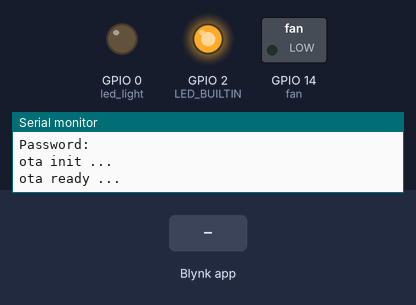
A sketch run on a simulated ESP8266 (NodeMCU). Shown: switched loads named in the sketch (green lamp = pin HIGH), output pins drawn as LEDs (lit = HIGH, except the on-board LED, lit = LOW), the last lines printed to the serial monitor. The test bench sets the inputs (shaded band). WiFi joins after 1.5 s; servers stay silent unless stated.

Above: at 3.0 s.
3.1 s: Blynk app writes 1 to V0
At 3.6 s:
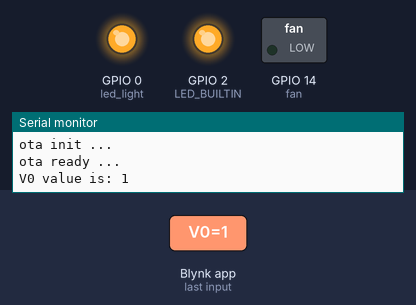
4.6 s: Blynk app writes 1 to V1
At 5.8 s:
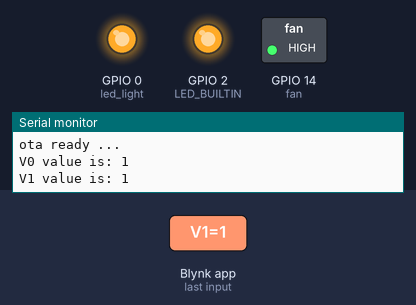
6.1 s: Blynk app writes 0 to V0
At 7.1 s:
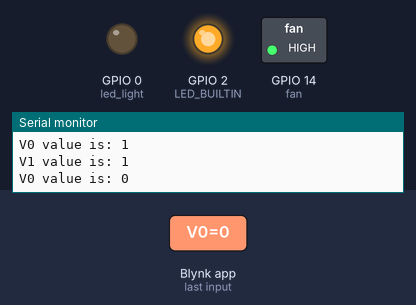
7.6 s: Blynk app writes 200 to V0
At 8.3 s:
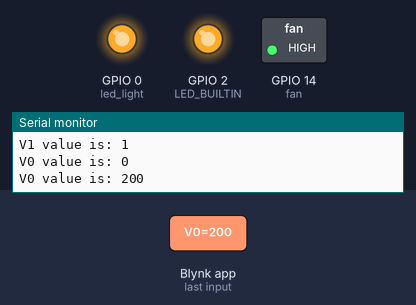
9.1 s: Blynk app writes 0 to V1
At 9.4 s:
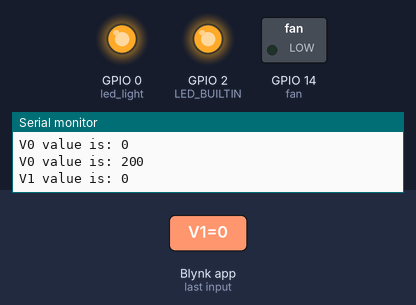
Timing chart, 0 to 11.6 s (numbered marks = the images above; inputs shaded):
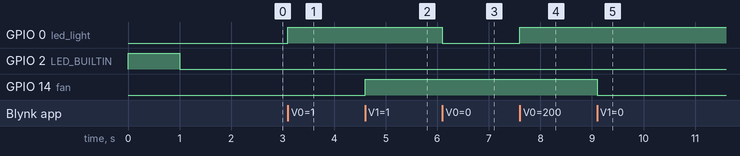

The sketch:

remoteBox_otaBasic.ino
```cpp
#include <ESP8266WiFi.h>
#include "ESP8266WiFiMulti.h"
#include <BlynkSimpleEsp8266.h>
#include <ArduinoOTA.h>
#include <Ticker.h>


/* Fill-in information from Blynk Device Info here */
#define BLYNK_TEMPLATE_ID           "TMPL60ZFH1wIB"
#define BLYNK_TEMPLATE_NAME         "PowerControl"
#define BLYNK_AUTH_TOKEN            "GmUiRdwdT722z8xYPXsWQOtNiJDdYWIy"
/* Comment this out to disable prints and save space */
#define BLYNK_PRINT Serial

ESP8266WiFiMulti WiFiMulti;
int led_light = 0;
int led_indicator = 1;
int fan = 14;
int blink_interval_wifi =1;
int blink_interval_upload =1;
Ticker ticker_led_indicator;

BLYNK_WRITE(V0)
{
    int pinValue = param.asInt();
    // You can also use:
    // String i = param.asStr();
    // double d = param.asDouble();
    Serial.print("V0 value is: ");
    Serial.println(pinValue);
    digitalWrite(led_light, pinValue);
}
BLYNK_WRITE(V1)
{
    int pinValue = param.asInt();
    // You can also use:
    // String i = param.asStr();
    // double d = param.asDouble();
    Serial.print("V1 value is: ");
    Serial.println(pinValue);
    digitalWrite(fan, pinValue);
}
void gpio_init()
{
    pinMode(led_light, OUTPUT);
    digitalWrite(led_light, LOW);
    pinMode(fan, OUTPUT);
    digitalWrite(fan, LOW);
    pinMode(LED_BUILTIN, OUTPUT);
    digitalWrite(LED_BUILTIN, HIGH);
}
void ticker_led_count(){
    digitalWrite(LED_BUILTIN, !digitalRead(LED_BUILTIN));
}
void wifi_multi_init()
{
    WiFiMulti.addAP("scchang_iphone", "0928136004");
    WiFiMulti.addAP("linkou203-4F", "56665666");
    WiFi.mode(WIFI_STA);
}
void wifi_multi_connect()
{
    Serial.println("\nWait for WiFi... ");
    ticker_led_indicator.attach(blink_interval_wifi, ticker_led_count);
    while(WiFiMulti.run() != WL_CONNECTED) {
        Serial.print(".");
        delay(500);
    }
    Serial.println('\n');
    Serial.print("Connected to ");
    Serial.println(WiFi.SSID());
    Serial.print("IP address:\t");
    Serial.println(WiFi.localIP());
    Serial.print("Password:\t");
    Serial.println(WiFi.psk());
    ticker_led_indicator.detach();
    digitalWrite(LED_BUILTIN, LOW);
}
void blynk_init()
{
    Blynk.begin(BLYNK_AUTH_TOKEN, WiFi.SSID().c_str(), WiFi.psk().c_str());
}
void basic_ota_init()
{
    Serial.println("ota init ...");
    // Port defaults to 8266
    // ArduinoOTA.setPort(8266);

    // Hostname defaults to esp8266-[ChipID]
    ArduinoOTA.setHostname("esp8266-scchang");

    // No authentication by default
    ArduinoOTA.setPassword("scchang");
    ArduinoOTA.onStart([]() {
        String type;
        if (ArduinoOTA.getCommand() == U_FLASH) {
            type = "sketch";
        } else {  // U_FS
            type = "filesystem";
        }

        // NOTE: if updating FS this would be the place to unmount FS using FS.end()
        Serial.println("Start updating " + type);
        ticker_led_indicator.attach(blink_interval_upload, ticker_led_count);
    });
    ArduinoOTA.onEnd([]() {
        Serial.println("\nEnd");
        ticker_led_indicator.detach();
        digitalWrite(LED_BUILTIN, HIGH);
    });
    ArduinoOTA.onProgress([](unsigned int progress, unsigned int total) {
        Serial.printf("Progress: %u%%\r", (progress / (total / 100)));
    });
    ArduinoOTA.onError([](ota_error_t error) {
        Serial.printf("Error[%u]: ", error);
        if (error == OTA_AUTH_ERROR) {
            Serial.println("Auth Failed");
        } else if (error == OTA_BEGIN_ERROR) {
            Serial.println("Begin Failed");
        } else if (error == OTA_CONNECT_ERROR) {
            Serial.println("Connect Failed");
        } else if (error == OTA_RECEIVE_ERROR) {
            Serial.println("Receive Failed");
        } else if (error == OTA_END_ERROR) {
            Serial.println("End Failed");
        }
        ticker_led_indicator.detach();
        digitalWrite(LED_BUILTIN, HIGH);
    });
    ArduinoOTA.begin();
    Serial.println("ota ready ...");
}
void setup()
{
    // Debug console
    Serial.begin(115200);
    gpio_init();
    wifi_multi_init();
    wifi_multi_connect();
    blynk_init();
    basic_ota_init();
}
void loop()
{
    if(WiFiMulti.run() != WL_CONNECTED){
        wifi_multi_connect();
        blynk_init();
    }
    Blynk.run();
    ArduinoOTA.handle();
}
```

Measured:
- after the input at 3.1 s, GPIO 0 (led_light): LOW → HIGH at once
- after the input at 4.6 s, GPIO 14 (fan): LOW → HIGH at once
- after the input at 6.1 s, GPIO 0 (led_light): HIGH → LOW at once
- after the input at 7.6 s, GPIO 0 (led_light): LOW → HIGH at once
- after the input at 9.1 s, GPIO 14 (fan): HIGH → LOW at once
